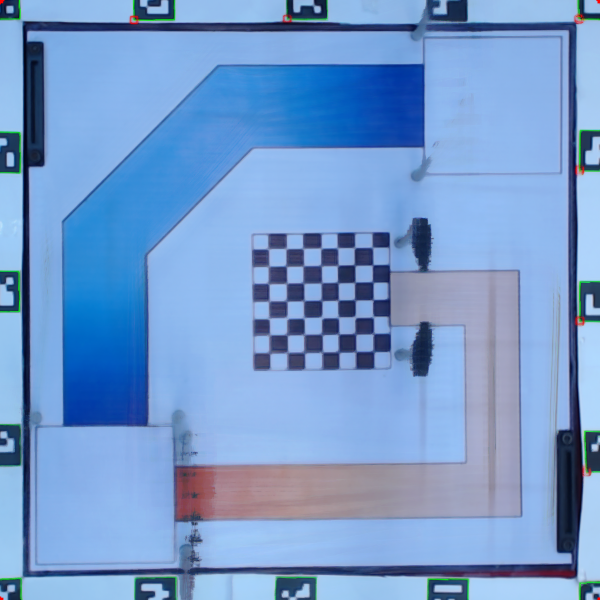
#> input picture demo2/fieldimages/myfield3.png, 600 x 600 px, found by its file name
$ python mainfindpath202012131146path3.py
#> lines starting #> are read from the running program, lines starting #| are printed output that depends on the picture; after the words box and inside, x2 and y2 are one past the last pixel; in counts of white or black regions, pixels touching at a corner belong together
#> further down, img is the input picture: shape (600, 600, 3); mean B, G, R 204.7, 154.8, 117.4
import cv2
import math
import imutils
import numpy as np
from mpl_toolkits import mplot3d
import matplotlib.pyplot as plt
# from CardDetect import *

cropsize = 35
# def resize(frame,cropsize):
#     oldframe = frame[cropsize:-cropsize, cropsize:-cropsize]
#     return oldframe
def map(x, in_min, in_max, out_min, out_max):
    return (x - in_min) * (out_max - out_min) / (in_max - in_min) + out_min
def edgedetect(frame):
    # imgGrey = cv2.cvtColor(frame, cv2.COLOR_BGR2GRAY)
    # newimg = frame[40:-86, 40:-55] # พอมีไฟแล้วมาแก้ cropsizec
    kernel  = np.ones((3,3),np.uint8)/10
    average = cv2.filter2D(frame, -1, kernel)
    edge = cv2.Canny(average, 35, 142) # 50  80
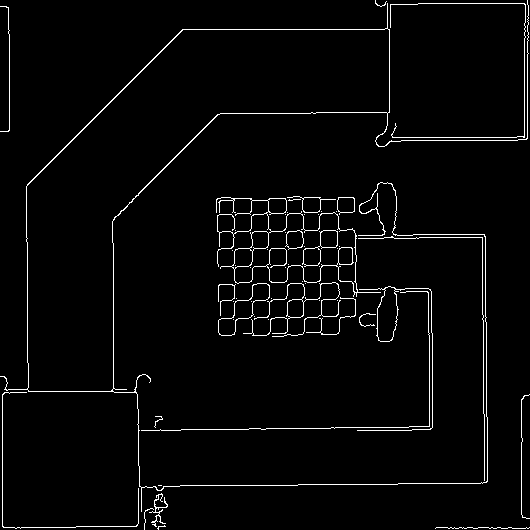
#> edge: shape (530, 530); 2.8% white in thin lines or dots
    return edge
def adjustment_markpath(frame):
    # kernel = np.ones((2, 2), np.uint8) / 10
    kernelc = np.ones((3, 3), np.uint8) / 10
    opening = cv2.morphologyEx(frame, cv2.MORPH_CLOSE, kernelc)
#> opening: shape (530, 530); 3.8% white; 4 white regions, box (x1, y1, x2, y2) and area: (0, 0, 530, 530) 10359, (435, 527, 530, 530) 167, (0, 6, 10, 132) 144, (521, 394, 530, 519) 139
    dirate1 = cv2.dilate(opening, kernelc, iterations= 20) #31   มีไฟ 10
#> dirate1: shape (530, 530); 64.6% white; 9 black regions, largest, box (x1, y1, x2, y2) and area: (134, 133, 409, 409) 26996, (47, 50, 369, 371) 19647, (29, 0, 355, 141) 11713
    erode1 = cv2.erode(dirate1, kernelc, iterations= 15) #28         5 , 7
#> erode1: shape (530, 530); 28.2% white; 2 white regions, box (x1, y1, x2, y2) and area: (0, 0, 530, 530) 77209, (0, 0, 15, 137) 2030
    # cv2.imshow('test',erode1)
    return erode1
def adjustment_chessboard(frame):
    # kernel = np.ones((2, 2), np.uint8) / 10
    kernelc = np.ones((3, 3), np.uint8) / 10
    opening = cv2.morphologyEx(frame, cv2.MORPH_CLOSE, kernelc)
    dirate1 = cv2.dilate(opening, kernelc, iterations= 9) # 8  มีไฟ 9
#> dirate1: shape (530, 530); 37% white; 3 white regions, box (x1, y1, x2, y2) and area: (0, 0, 530, 530) 97743, (426, 385, 530, 530) 3625, (0, 0, 19, 141) 2657
    erode1 = cv2.erode(dirate1, kernelc, iterations= 25) # 28      25
#> erode1: shape (530, 530); 3.9% white; 1 white region
    return erode1
def findendp(frame):
    pix = np.copy(frame)
    for p in range(pix.shape[0]):
        for q in range(pix.shape[1]):
            if (pix[p][q] != 0):
                pix[p][q] = 1
    fakernelme = np.array([[1,1,1],
                           [1,10,1],
                           [1,1,1]])
    filterme = cv2.filter2D(pix,-1,fakernelme)
    return np.argwhere(filterme == 11)

pathcontours=[]
thinedpath=[]
markercontours=[]
centermarkers=[] # ใช้  [x,y] ได้เลย
finishcontours=[]
centerfinish=[]
X = []
Y = []
Z = []
minpix=0
maxpix=0
maxpixlst =[]
minpixlst =[]
valuepic=[]
rawZ = []
rawZfull=[]
cornerpoints_skel = []
end_skel=[]
sortpoint=[]
sortpointZ=[] # ค่า z จะส่งออก
anglespath=[]
anglesZ=[]
world_position=[]
rf_list=[]
# rfZ_list=[]
def spreadline(endpoints,thispath,picgrey):
    print('centermarker',len(centermarkers))
    print('endpoints',len(endpoints))
    for i in range(len(centermarkers)):  #endpoint สั่งสลับ [x,y] เป็น [y,x]  len(centermarkers)
        for j in range(len(endpoints)):  # ep x , ep y     len(endpoints)
            length = math.sqrt(pow((endpoints[j][1]-centermarkers[i][0]),2) + pow((endpoints[j][0]-centermarkers[i][1]),2))
            # print('dolength=',length)
            if length <= 155.00:
                # print(length)
                markcolor = picgrey[endpoints[j][0],endpoints[j][1]]
                cv2.circle(picgrey, (endpoints[j][1],endpoints[j][0]), 7, int(markcolor), -1)
                # print('mark1=',markcolor)c
                cv2.line(thispath, (centermarkers[i][0],centermarkers[i][1]), (endpoints[j][1],endpoints[j][0]), (255,255,255), 1)
                cv2.line(picgrey, (centermarkers[i][0],centermarkers[i][1]), (endpoints[j][1],endpoints[j][0]), int(markcolor), 10)
    for i in range(len(centerfinish)):  #endpoint สั่งสลับ [xcc,y] เป็น [y,x]   len(centerfinish)
        for j in range(len(endpoints)):  # ep x , ep y     len(endpoints)
            length = math.sqrt(pow((endpoints[j][1]-centerfinish[i][0]),2) + pow((endpoints[j][0]-centerfinish[i][1]),2))
            # print('dolength2=',length)
            if length <= 155.00:
                # print(length)
                markcolor2 = picgrey[endpoints[j][0],endpoints[j][1]]
                cv2.circle(picgrey, (endpoints[j][1],endpoints[j][0]), 7, int(markcolor2), -1)
                # print('mark2=',markcolor2)
                cv2.line(thispath, (centerfinish[i][0],centerfinish[i][1]), (endpoints[j][1],endpoints[j][0]), (255,255,255), 1)
                cv2.line(picgrey, (centerfinish[i][0],centerfinish[i][1]), (endpoints[j][1],endpoints[j][0]), int(markcolor2), 10)

def getZ(frame,picgrey):
    global rawZ,temp,sortpointZ
    temp = np.argwhere(frame == 255)
    x,y = temp.T
    print(len(temp))

    for val in range(len(temp)):
        rawZ.append(picgrey[x[val], y[val]])
    # print('rawz',rawZ)
    maxpix= max(rawZ)
    minpix= min(rawZ)
    print('minpix',minpix)
    print('maxpix',maxpix)
    # for val in range(len(temp)):
    #     Z.append(map(val, minpix, maxpix, 20.0, 10.0))
    ihave = 0
    temp_sortpoint = []
    for point in range(len(sortpoint)):
        for i in range(len(x)):
            # print([x[i],y[i]],sortpoint[point])
            # print(type(x[i]),type(sortpoint[point]))
            if [int(x[i]),int(y[i])] == [int(sortpoint[point][0]),int(sortpoint[point][1])]:
                print([[x[i],y[i]],sortpoint[point]])
                Zsword = picgrey[sortpoint[point][0],sortpoint[point][1]]
                realsword = map(Zsword, minpix, maxpix, 20.0, 10.0)
                if realsword >= 15.00 :
                    realsword = 20.00
                elif realsword < 15.00 :
                    realsword = 10.00
                temp_sortpoint.append(realsword)
                ihave = 1
                break
        if ihave == 0:
            temp_sortpoint.append(0)
        else:
            ihave = 0
    if len(sortpointZ) != 0:
        for num in range(len(temp_sortpoint)):
            if sortpointZ[num] == 0:
                sortpointZ[num] = temp_sortpoint[num]
    else:
        sortpointZ = temp_sortpoint
    # [14 lines of commented-out code are left out]
    print('sourceped',sortpointZ)
    rawZ = []
    maxpix= 0
    minpix= 0
def plotmypath(frame,picgrey,order): # picgrey = newimg
    global rawZfull,valuepic,temp,tempfullpath
    tempfullpath = np.argwhere(frame == 255)
    xf,yf = tempfullpath.T
    # print(len(temp))
    # print("x=",len(x))
    for j in range(len(tempfullpath)):
        valuepic.append(picgrey[xf[j], yf[j]])
        # X.append(j[1])
        # Y.append(j[0])
        rawZfull.append(picgrey[xf[j], yf[j]])
    # print(len(valuepic))
    maxpixlst.append(max(valuepic))
    minpixlst.append(min(valuepic))
    valuepic = []
    # print(maxpix)
    for k in range(len(rawZfull)):
        # if (maxpix[i] - minpix[i]) > 10.0:
        Z.append(map(rawZfull[k], minpixlst[order], maxpixlst[order], 20.0, 10.0)) # สลับ 10  20
    # print(rawZ)
    # print(Z)
    rawZfull = []

def convert_coordinate(lstpixel):
    yworld = (lstpixel[1] / 530) * 390
    xworld = (lstpixel[0] / 530) * 390
    # yworld = (yworld - 370) * (-1)
    # xworld = (xworld - 370) * (-1)
    return [xworld,yworld]


def PathFinder(frame):
    global cornerpoints_skel
    clone = frame.copy()[cropsize:-cropsize, cropsize:-cropsize]
    imgGrey = cv2.cvtColor(frame, cv2.COLOR_BGR2GRAY)
    newimg = imgGrey[cropsize:-cropsize, cropsize:-cropsize]  #40:-86, 40:-55
    newgrey = newimg.copy()
    denoiseimg = cv2.fastNlMeansDenoising(newgrey, None, 10, 7, 21)
    cv2.imshow('raw',newimg)
    keepedge = edgedetect(newimg)
    # return keepedge
    adjustimg_markpath = adjustment_markpath(keepedge)
    # return adjustimg_markpath
    adjustimg_chessboard = adjustment_chessboard(keepedge)
    # return adjustimg_chessboard
    contours, hierarchy = cv2.findContours(adjustimg_markpath, cv2.RETR_TREE, cv2.CHAIN_APPROX_NONE)
#> contours = 7 contours; box (x1, y1, x2, y2) and area: (0, 0, 530, 530) 221086, (118, 117, 425, 425) 50082, (31, 34, 385, 387) 40438, (144, 242, 480, 481) 25942, (7, 396, 134, 523) 15714, (394, 8, 520, 133) 15342, (0, 0, 15, 137) 1880
    contours1, hierarchy1 = cv2.findContours(adjustimg_chessboard, cv2.RETR_TREE, cv2.CHAIN_APPROX_NONE)
#> contours1 = 1 contour; box (x1, y1, x2, y2) and area: (233, 213, 341, 320) 10679

    for path in range(len(contours)):
        look = np.zeros(keepedge.shape, np.uint8)
        cv2.drawContours(look,contours,path,(255,255,255),-1)
        # cv2.imshow('cnt',look)  ---++
        # cv2.waitKey(0)
        # print('area',cv2.contourArea(contours[path]))
        if (cv2.contourArea(contours[path]) > 17000 and cv2.contourArea(contours[path]) < 50000 ) :
            # print('area',cv2.contourArea(contours[path]))
            pathcontours.append(np.zeros(keepedge.shape, np.uint8))
            cv2.drawContours(pathcontours[len(pathcontours)-1],contours,path,(255,255,255),-1)
            # cv2.imshow('thinpath',pathcontours[0])---++
            # print("len(path)=",len(pathcontours))
            # cv2.waitKey(0)
        elif (cv2.contourArea(contours[path]) > 10000 and cv2.contourArea(contours[path]) < 17000) :
            # print('area',cv2.contourArea(contours[path]))
           # compute the center of the contour
            M = cv2.moments(contours[path])
            cX = int(M["m10"] / M["m00"])
            cY = int(M["m01"] / M["m00"])
            markercontours.append(np.zeros(keepedge.shape, np.uint8))
            cv2.drawContours(markercontours[len(markercontours)-1],contours,path,(255,255,255),-1)
            # cv2.circle(markercontours[len(markercontours)-1], (cX, cY), 7, (0, 0, 255), -1)
            # print("len(marker)=",len(markercontours))
            cv2.waitKey(0)
            centermarkers.append([cX, cY])
#> this loop made 7 passes
#> (cX, cY) on passes 2, 6: (69, 459), (457, 69)
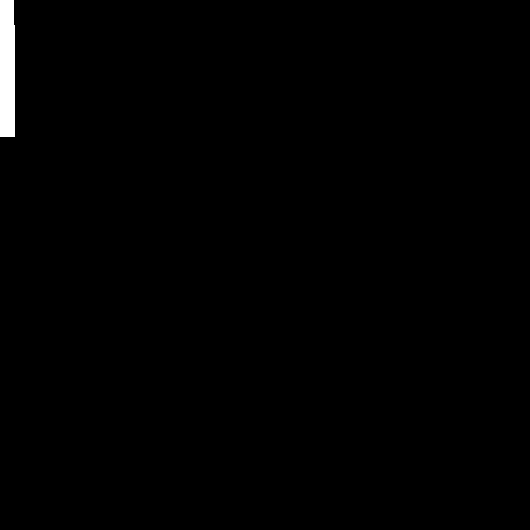
#> look: shape (530, 530); 0.72% white; 1 white region, box (x1, y1, x2, y2) and area: (0, 0, 15, 137) 2030
#> after the loop, centermarkers = [[69, 459], [457, 69]]; markercontours = 2 items; pathcontours = 2 items
    Mcb = cv2.moments(contours1[0])
#> Mcb = moments, m00 10679, centre m10/m00, m01/m00 = (285.4, 264.9)
    cXcb = int(Mcb["m10"] / Mcb["m00"])
#> cXcb = 285
    cYcb = int(Mcb["m01"] / Mcb["m00"])
#> cYcb = 264
    finishcontours.append(np.zeros(keepedge.shape, np.uint8))
    cv2.drawContours(finishcontours[0],contours1,-1,(255,255,255),-1)
    # cv2.circle(finishcontours[0], (cXcb, cYcb), 7, (0, 0, 255), -1)
    centerfinish.append([cXcb,cYcb])
    # cv2.imshow('finishpls',finishcontours[0])----++
    # cv2.imshow('marker',markercontours[0])----++
    cv2.waitKey(0)

    for path in range(len(pathcontours)):
        # gray = cv2.cvtColor(pathcontours[path], cv2.COLOR_BGR2GRAY)
        thined = cv2.ximgproc.thinning(pathcontours[path])
        thinedpath.append(thined)
        endpoints = findendp(thined)
        cv2.imshow('thined',thinedpath[path])
        cv2.waitKey(0)
    # gradientpath = cv2.bitwise_and(,)
    ##################################  ต้องมาทำเป็นสำหรับหลาย path [0] เป็น [i]
        spreadline(endpoints,thinedpath[path],newimg) # endp ,รูปที่ thined, รูปดั้งเดิมสีเทา
#> this loop made 2 passes
#> (fakernelme in findendp, endpoints) on passes 1 to 2: ([[1, 1, 1], [1, 10, 1], [1, 1, 1]], [[262, 381], [457, 168]]), ([[1, 1, 1], [1, 10, 1], [1, 1, 1]], [[70, 346], [346, 70]])
#> (printed output is left out)
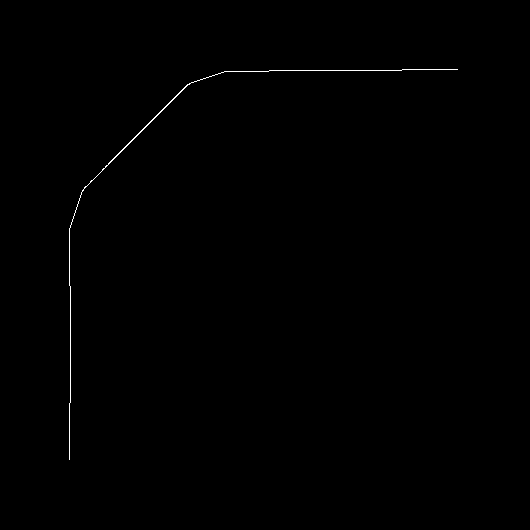
#> thined: shape (530, 530); 0.26% white in thin lines or dots, all inside (x1, y1, x2, y2) = (69, 69, 458, 460)
#> after the loop, thinedpath = 2 items
    endpoints2 = []
    pathlst = [] # เก็บ path ที่ ทำ skeletonize กับ ขยายเส้นแล้ว
    for path in range(len(pathcontours)):
        fullskel = cv2.bitwise_and(pathcontours[path],thinedpath[path])
    # minus = cv2.addWeighted(fullskel,-1,thinedpath[0],1,0)
        endpoints2temp= findendp(fullskel) # หา จุดปลายใหม่ของ เส้นที่ เติมความยาว คอนทัวทั้งหมดแล้ว
        for point in endpoints2temp:
            endpoints2.append(list(point))
        # print('lst=',endpoints2)
        spreadline(endpoints2,fullskel,denoiseimg)
        pathlst.append(fullskel)
#> this loop made 2 passes
#> (fakernelme in findendp, endpoints2temp) on passes 1 to 2: ([[1, 1, 1], [1, 10, 1], [1, 1, 1]], [[262, 361], [457, 144]]), ([[1, 1, 1], [1, 10, 1], [1, 1, 1]], [[70, 384], [386, 70]])
#> (printed output is left out)
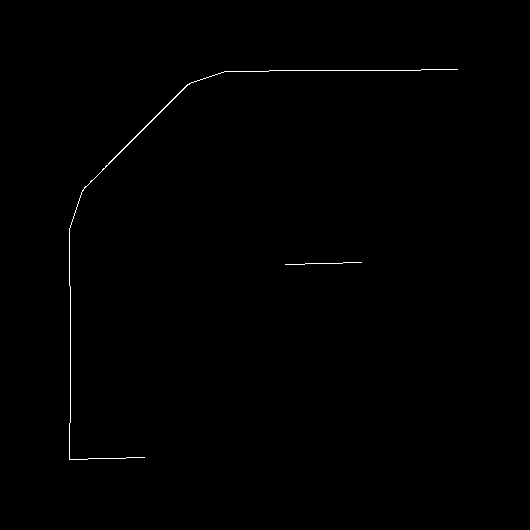
#> fullskel: shape (530, 530); 0.32% white in thin lines or dots, all inside (x1, y1, x2, y2) = (69, 69, 458, 460)
#> after the loop, endpoints2 = [[262, 361], [457, 144], [70, 384], [386, 70]]; pathlst = 2 items
    # print("pathlst",len(pathlst))
    fullpath = np.zeros(keepedge.shape, np.uint8)
#> fullpath: shape (530, 530); every value is 0
    for i in range(len(pathlst)):
        fullpath = cv2.addWeighted(fullpath, 1, pathlst[i], 1, 0)
#> this loop made 2 passes

    contours2, hierarchy2 = cv2.findContours(fullskel, cv2.RETR_TREE, cv2.CHAIN_APPROX_NONE)
#> contours2 = 2 contours, 1 with area under 20; largest, box (x1, y1, x2, y2) and area: (69, 69, 458, 460) 88

    famesy = np.zeros(keepedge.shape, np.uint8) # famesy จะรวม path
    cv2.drawContours(famesy,contours2,-1,(255,255,255),3)
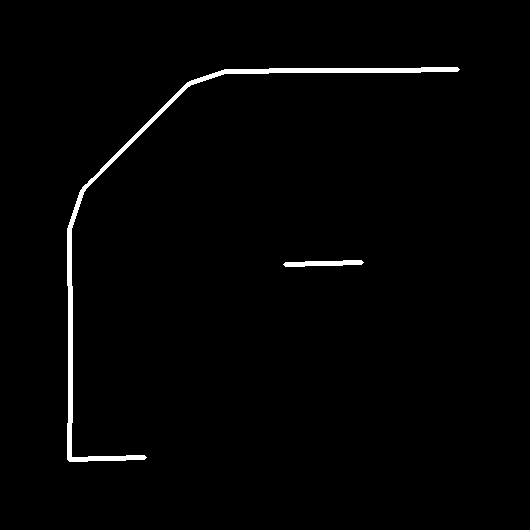
#> famesy: shape (530, 530); 1.5% white; 2 white regions
    cv2.imshow("myfriend",fullpath)
    # [5 lines of commented-out code are left out]
    contours3, hierarchy3 = cv2.findContours(fullpath, cv2.RETR_TREE, cv2.CHAIN_APPROX_NONE)
#> contours3 = 1 contour; box (x1, y1, x2, y2) and area: (69, 69, 459, 460) 88
    epsilon = 0.0125*cv2.arcLength(contours3[0],True) # index เป็น 0 เพราะรวม path หมดแล้ว
#> epsilon = 36.44
    approx = cv2.approxPolyDP(contours3[0],epsilon,True)
#> approx = contour of 13 points, box (x1, y1, x2, y2) (69, 69, 459, 460), area 223
    approximg = np.zeros(keepedge.shape, np.uint8)
    # contours3, hierarchy3 = cv2.findContours(fullpath, cv2.RETR_TREE, cv2.CHAIN_APPROX_NONE)
    cv2.drawContours(approximg,approx,-1,(255,255,255),3)
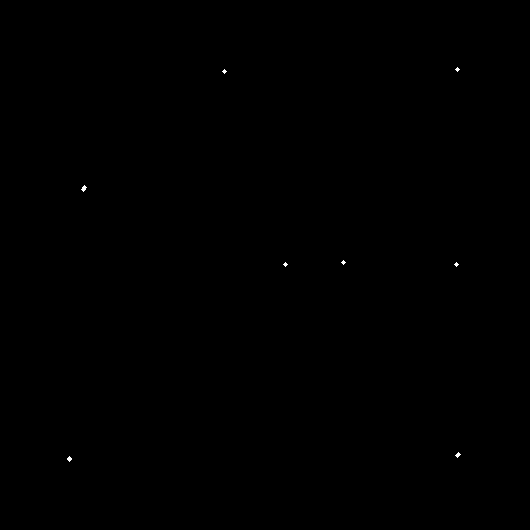
#> approximg: shape (530, 530); 0.04% white in thin lines or dots, all inside (x1, y1, x2, y2) = (67, 67, 461, 462)
    # print("pointinpath=",len(cornerpoints_skel))
    # print("approx",approx)
    for ap in range(len(approx)):
        if list(approx[ap][0]) not in cornerpoints_skel:
            cornerpoints_skel.append(list(approx[ap][0]))
#> this loop made 13 passes
#> after the loop, cornerpoints_skel = [[457, 69], [224, 71], [84, 187], [69, 459], [458, 454], [456, 264], [343, 262], [285, 264], [457, 455], [69, 458], [83, 189]]
    # print("pointinpath=",len(cornerpoints_skel))
    # print("endpoint2=",endpoints2)
    for n in range(len(endpoints2)):
        if list(endpoints2[n]) not in cornerpoints_skel:
            end_skel.append(list(endpoints2[n]))
#> this loop made 4 passes
#> after the loop, end_skel = [[262, 361], [457, 144], [70, 384], [386, 70]]
    # print("pointinpath=",len(cornerpoints_skel))
    # ปรับ พิกัดของ endpoints
    for e in end_skel:
        e.reverse()
#> this loop made 4 passes
    for n in range(len(end_skel)):
        if list(end_skel[n]) not in cornerpoints_skel:
            cornerpoints_skel.append(list(end_skel[n]))
#> after the loop, cornerpoints_skel = [[457, 69], [224, 71], [84, 187], [69, 459], [458, 454], [456, 264], [343, 262], [285, 264], [457, 455], [69, 458], [83, 189], [361, 262], [144, 457], [384, 70], [70, 386]]
    # print("corner=",cornerpoints_skel)
    cv2.imshow("approximg",approximg)
    # print("pointinpath=",len(cornerpoints_skel))
    # return approximg
    pcolor = 5
    for p in range(len(cornerpoints_skel)):
        cv2.circle(clone, (cornerpoints_skel[p][0],cornerpoints_skel[p][1]), 7, (255-(3*pcolor),255-(2*pcolor),255-(pcolor)), -1)
        pcolor+=10
#> this loop made 15 passes
#> pcolor on passes 1 to 8: 15, 25, 35, 45, 55, 65, 75, 85
#> after the loop, pcolor = 155
    # cv2.circle(clone, (cornerpoints_skel[-1][0],cornerpoints_skel[-1][1]), 7, (0,255,0), -1)

    ################ Sort point from chessboard ###################################
    stoppoint = centerfinish[0]
#> stoppoint = [285, 264]
    sortpoint.append(stoppoint)
    print("stop=",stoppoint)
#| stop= [285, 264]
    print("contours3=",contours3)
#> (printed output is left out)
    print("cornerpoint",len(cornerpoints_skel))
#| cornerpoint 15
    # print(contours2[0][0])
    count = 0
    for p in range(len(contours3[0])):
        for q in range(len(cornerpoints_skel)):
            if count == 0:
                if list(contours3[0][p][0]) == sortpoint[0] :
                    count = 1
            if count == 1:
                if list(contours3[0][p][0]) == cornerpoints_skel[q] :
                    # print(list(contours2[0][p][0]),cornerpoints_sskel[q])
                    if  cornerpoints_skel[q] not in sortpoint:
                        sortpoint.append(cornerpoints_skel[q])
                        print(cornerpoints_skel[q])
                    if len(sortpoint) == len(cornerpoints_skel):
                        break
#> this loop made 2792 passes
#| [343, 262]
#| [361, 262]
#| [456, 264]
#| [458, 454]
#| [457, 455]
#> (further printed lines are left out)
#> after the loop, count = 1; sortpoint = [[285, 264], [343, 262], [361, 262], [456, 264], [458, 454], [457, 455], [144, 457], [69, 458], [70, 386], [83, 189], [224, 71], [384, 70], [457, 69]]
    if len(pathcontours) == 1:
        for p in range(len(contours3[0])):
            for q in range(len(cornerpoints_skel)):
                if list(contours3[0][p][0]) == cornerpoints_skel[q] :
                    if  cornerpoints_skel[q] not in sortpoint:
                        sortpoint.append(cornerpoints_skel[q])
                        print(cornerpoints_skel[q])
                    if len(sortpoint) == len(cornerpoints_skel):
                        break
    print("sort=",sortpoint)
#| sort= [[285, 264], [343, 262], [361, 262], [456, 264], [458, 454], [457, 455], [144, 457], [69, 458], [70, 386], [83, 189], [224, 71], [384, 70], [457, 69]]
    qcolor = 5
    clone2 = frame.copy()[cropsize:-cropsize, cropsize:-cropsize]
    nubcircle=0
    for p in range(len(sortpoint)):
        cv2.circle(clone2, (sortpoint[p][0],sortpoint[p][1]), 7, (255-(3*qcolor),255-(2*qcolor),255-(qcolor)), -1)
        nubcircle+=1
        qcolor+=10
#> this loop made 13 passes
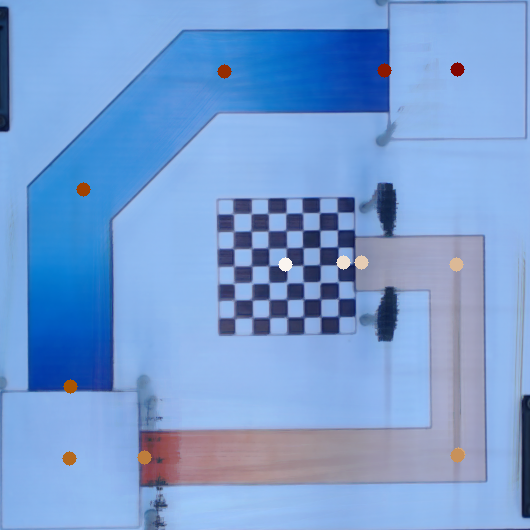
#> clone2: shape (530, 530, 3); mean B, G, R 211, 158.2, 119.9
#> after the loop, nubcircle = 13; qcolor = 135
    print('circle',nubcircle)
#| circle 13
#> (the rest of the program and of its run is left out)
